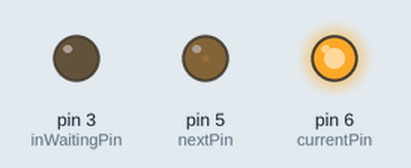
The sketch below on a simulated Arduino Uno, built with avr-gcc and run on an emulated ATmega328P. Shown: output pins drawn as LEDs (lit = HIGH).

Above: at 0.05 s.
At 0.95 s:
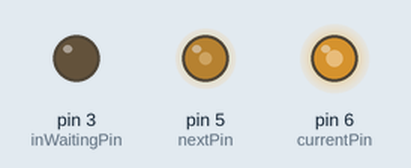
At 1.8 s:
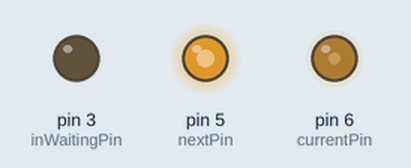
At 3.6 s:
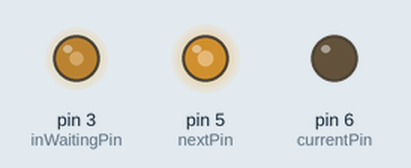
At 5.35 s:
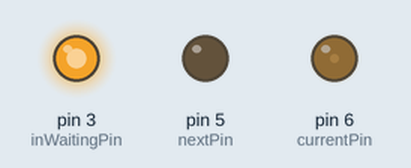
At 7.15 s:
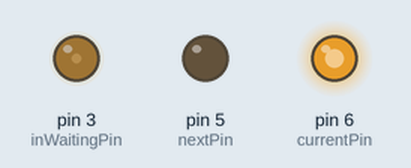
Timing chart, 0 to 10.0 s (numbered marks = the images above):
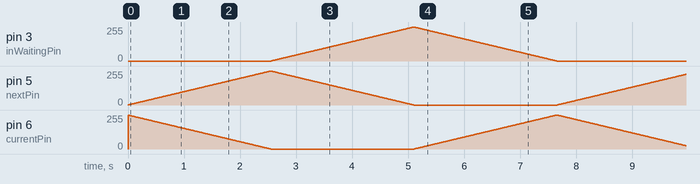

The sketch:

RGB_LED_Recursive.ino
```cpp
//www.elegoo.com
//2016.12.8

// Define Pins and rgb values
int redValue = 255;
int greenValue = 0;
int blueValue = 0;
static int currentPin = 6; // these pins represent the pwm pins on the arduino where you connect the led red, green and blue to.
static int nextPin = 5;     // e.g. red lead is conneceted to pin 6, green lead connected to 5, blue lead is connected to pin 3
static int inWaitingPin = 3;
void setup()
{
pinMode(currentPin, OUTPUT); // initializing pins
pinMode(nextPin, OUTPUT);
pinMode(inWaitingPin, OUTPUT);
digitalWrite(currentPin, HIGH);
digitalWrite(nextPin, LOW);
digitalWrite(inWaitingPin, LOW);
}

// main loop
void loop(){
  Recursion(redValue, greenValue, blueValue, currentPin, nextPin, inWaitingPin); // calls the recursion algorithim and passes values.

}
 void Recursion(int current, int next, int inWaiting, int currentPin, int nextPin, int inWaitingPin)
 {

    #define delayTime 10 // fading time between colors
  current = 255;
  next = 0;
  inWaiting = 0;
  for(int i = 0; i < 255; i += 1) // fades out current brings next in full when i=255
  {
  current -= 1;
  next += 1;
  analogWrite(currentPin, current); // sends the color values and pin number
  analogWrite(nextPin, next);
  delay(delayTime);
}
   Recursion(next, inWaiting, current, nextPin, inWaitingPin, currentPin); // recursive call switching inputs after current fades out and
                                                                           // and next comes in.
}
```
